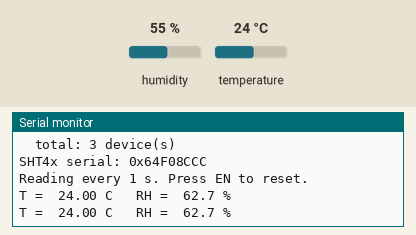
A program run on a simulated ESP32. Shown: the last lines printed to the serial monitor. Wiring (inferred from the names in the program): SHT3x sensor at I2C address 0x44. The inputs (shaded band) are chosen by the test bench; at power-on: humidity 55 %, temperature 24 °C.

Above: at 2.2 s.
2.3 s: humidity set to 88 %
At 3.4 s:
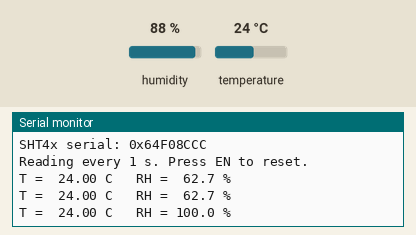
5.5 s: temperature set to 0 °C
At 6.9 s:
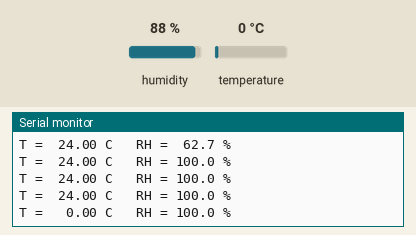
8.6 s: humidity set to 22 %
At 10.0 s:
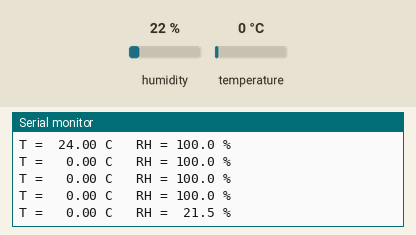

The program:

main.cpp
```cpp
// I2C diagnostic + SHT4x reader.
// Wiring assumed:
//   red    -> 3V3
//   black  -> GND
//   yellow -> SCL  (GPIO 22)
//   green  -> SDA  (GPIO 21)
// Internal pull-ups are enabled by Wire.begin() but are weak; if the cable
// is long or this is unreliable, add 4.7k externals from SDA/SCL to 3V3.

#include <Arduino.h>
#include <Wire.h>

#define SDA_PIN     21
#define SCL_PIN     22
#define I2C_HZ      50000   // half-speed for marginal pull-up situations

const char *guessChip(uint8_t addr) {
  switch (addr) {
    case 0x40: return "SHT20 / HTU21";
    case 0x44: return "SHT30 / SHT31 / SHT35 / SHT40 / SHT45";
    case 0x45: return "SHT30 alt / SHT31 alt";
    case 0x70: return "SHTC3";
    default:   return "unknown";
  }
}

void scan() {
  Serial.println("\nI2C scan:");
  uint8_t found = 0;
  for (uint8_t addr = 1; addr < 127; addr++) {
    Wire.beginTransmission(addr);
    if (Wire.endTransmission() == 0) {
      Serial.printf("  0x%02X  (%s)\n", addr, guessChip(addr));
      found++;
    }
  }
  Serial.printf("  total: %u device(s)\n", found);
}

// Sensirion CRC-8, polynomial 0x31, init 0xFF
uint8_t crc8(const uint8_t *data, uint8_t len) {
  uint8_t crc = 0xFF;
  for (uint8_t i = 0; i < len; i++) {
    crc ^= data[i];
    for (uint8_t b = 0; b < 8; b++) {
      crc = (crc & 0x80) ? (crc << 1) ^ 0x31 : (crc << 1);
    }
  }
  return crc;
}

bool readSHT4x(float &t_c, float &rh_pct) {
  // 0xFD = measure with high precision (~8.2 ms typ)
  Wire.beginTransmission(0x44);
  Wire.write(0xFD);
  if (Wire.endTransmission() != 0) return false;

  delay(15);

  size_t got = Wire.requestFrom((uint8_t)0x44, (uint8_t)6);
  if (got != 6) return false;

  uint8_t buf[6];
  for (uint8_t i = 0; i < 6; i++) buf[i] = Wire.read();

  if (crc8(buf, 2)     != buf[2]) { Serial.println("  T CRC fail");  return false; }
  if (crc8(buf + 3, 2) != buf[5]) { Serial.println("  RH CRC fail"); return false; }

  uint16_t t_raw  = ((uint16_t)buf[0] << 8) | buf[1];
  uint16_t rh_raw = ((uint16_t)buf[3] << 8) | buf[4];

  t_c    = -45.0f + 175.0f * (float)t_raw  / 65535.0f;
  rh_pct =  -6.0f + 125.0f * (float)rh_raw / 65535.0f;
  if (rh_pct > 100.0f) rh_pct = 100.0f;
  if (rh_pct <   0.0f) rh_pct =   0.0f;
  return true;
}

bool readSerial(uint32_t &serial) {
  // 0x89 = read serial number
  Wire.beginTransmission(0x44);
  Wire.write(0x89);
  if (Wire.endTransmission() != 0) return false;
  delay(10);
  size_t got = Wire.requestFrom((uint8_t)0x44, (uint8_t)6);
  if (got != 6) return false;
  uint8_t buf[6];
  for (uint8_t i = 0; i < 6; i++) buf[i] = Wire.read();
  if (crc8(buf, 2)     != buf[2]) return false;
  if (crc8(buf + 3, 2) != buf[5]) return false;
  serial = ((uint32_t)buf[0] << 24) | ((uint32_t)buf[1] << 16)
         | ((uint32_t)buf[3] <<  8) |  (uint32_t)buf[4];
  return true;
}

void setup() {
  Serial.begin(115200);
  delay(1000);
  Serial.println("\n=== I2C / SHT4x diagnostic ===");

  Wire.begin(SDA_PIN, SCL_PIN);
  Wire.setClock(I2C_HZ);

  scan();

  uint32_t sn;
  if (readSerial(sn)) {
    Serial.printf("\nSHT4x serial: 0x%08lX\n", (unsigned long)sn);
  } else {
    Serial.println("\nSerial read failed (no SHT4x at 0x44, or pull-up / wiring issue)");
  }

  Serial.println("\nReading every 1 s. Press EN to reset.\n");
}

void loop() {
  float t, rh;
  if (readSHT4x(t, rh)) {
    Serial.printf("T = %6.2f C   RH = %5.1f %%\n", t, rh);
  } else {
    Serial.println("read FAIL");
  }
  delay(1000);
}
```

Measured:
- after the input at 2.3 s, the serial monitor: prints a new line after 0.78 s (image 1)
- after the input at 5.5 s, the serial monitor: prints a new line after 0.62 s (image 2)
- after the input at 8.6 s, the serial monitor: prints a new line after 0.57 s (image 3)
